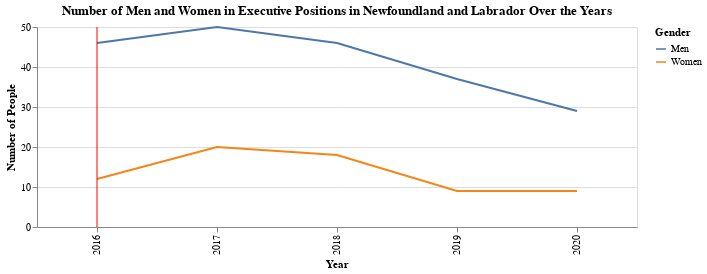

Source (notebook cell):
### Code cell
chart_with_marker

### Figure 1 — Vega-Lite specification as saved in the notebook (floating-point values rounded to 4 significant figures)
{"config": {"view": {"continuousWidth": 300, "continuousHeight": 300}}, "layer": [{"data": {"name": "data-c8ecff1adc0b07694866f0a08d81da97"}, "mark": {"type": "line"}, "encoding": {"color": {"field": "Gender", "type": "nominal"}, "tooltip": [{"field": "Gender", "type": "nominal"}, {"field": "VALUE", "type": "quantitative"}], "x": {"axis": {"title": "Year"}, "field": "REF_DATE", "type": "ordinal"}, "y": {"axis": {"title": "Number of People"}, "field": "VALUE", "type": "quantitative"}}, "title": "Number of Men and Women in Executive Positions in Newfoundland and Labrador Over the Years"}, {"data": {"name": "data-f0748e188dbb77c972a5628d94f68b71"}, "mark": {"type": "rule", "color": "red"}, "encoding": {"x": {"field": "selected_year", "type": "ordinal"}}, "transform": [{"filter": {"equal": 2016, "field": "selected_year"}}]}], "height": 200, "width": 600, "$schema": "https://vega.github.io/schema/vega-lite/v5.15.1.json", "datasets": {"data-c8ecff1adc0b07694866f0a08d81da97": [{"REF_DATE": 2016, "Gender": "Women", "GEO": "Newfoundland and Labrador", "VALUE": 12.0}, {"REF_DATE": 2016, "Gender": "Men", "GEO": "Newfoundland and Labrador", "VALUE": 46.0}, {"REF_DATE": 2017, "Gender": "Women", "GEO": "Newfoundland and Labrador", "VALUE": 20.0}, {"REF_DATE": 2017, "Gender": "Men", "GEO": "Newfoundland and Labrador", "VALUE": 50.0}, {"REF_DATE": 2018, "Gender": "Women", "GEO": "Newfoundland and Labrador", "VALUE": 18.0}, {"REF_DATE": 2018, "Gender": "Men", "GEO": "Newfoundland and Labrador", "VALUE": 46.0}, {"REF_DATE": 2019, "Gender": "Women", "GEO": "Newfoundland and Labrador", "VALUE": 9.0}, {"REF_DATE": 2019, "Gender": "Men", "GEO": "Newfoundland and Labrador", "VALUE": 37.0}, {"REF_DATE": 2020, "Gender": "Women", "GEO": "Newfoundland and Labrador", "VALUE": 9.0}, {"REF_DATE": 2020, "Gender": "Men", "GEO": "Newfoundland and Labrador", "VALUE": 29.0}], "data-f0748e188dbb77c972a5628d94f68b71": [{"selected_year": 2016}]}}
